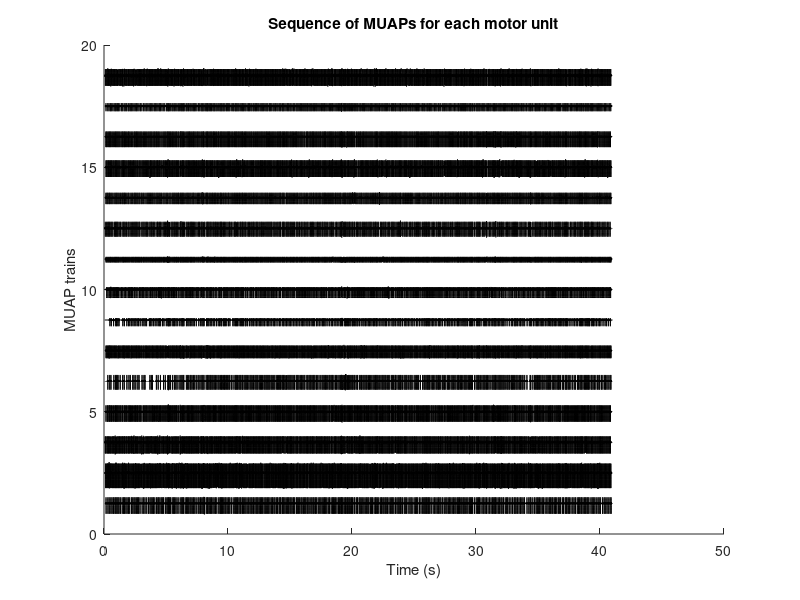
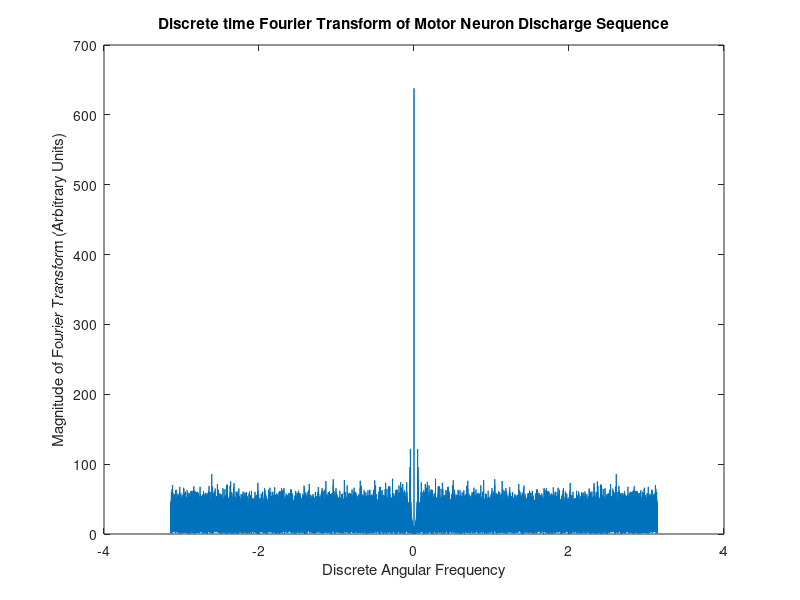
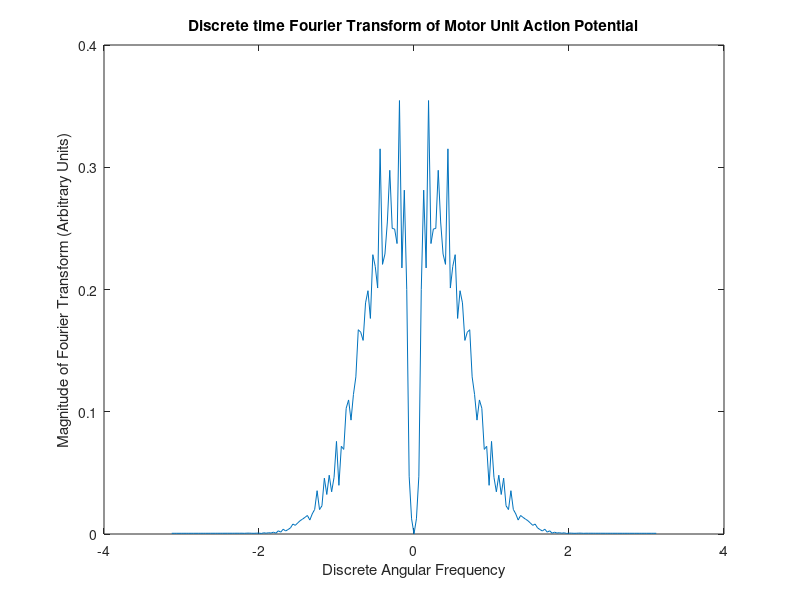
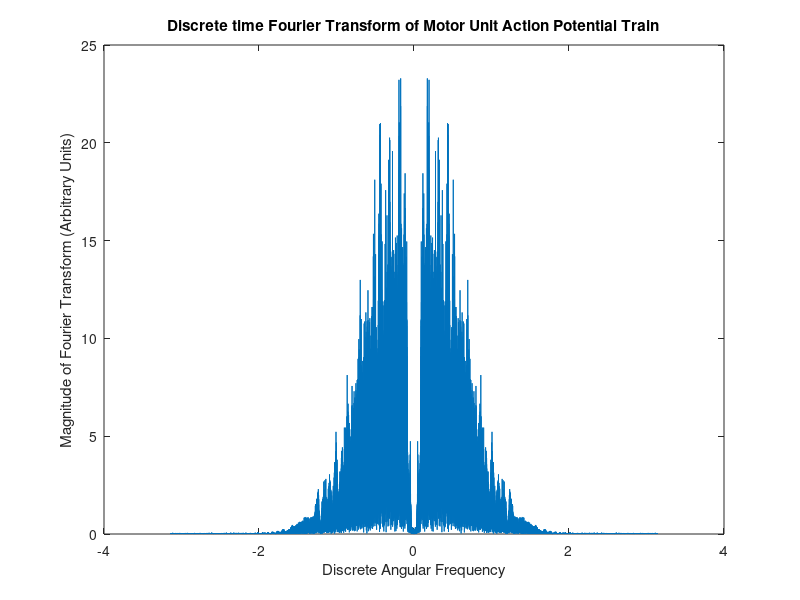

The MATLAB source for these figures, in order:
% Clear working space
clear all
close all
clc
 
% Load required signals
load('MUAPs.mat'); % Single motor unit action potentials (experimental)
load('NeuralDrive.mat'); % Discharge times of motor neurons (experimental)
load('Torque.mat'); % Experimental Torque
fsamp = 2048; % Sampling frequency of the recordings
 
%% PART 1: Reconstructing the EMG signal through convolution of discharge times by MUAPs
n_MUAPs = size(MUAPs,1); % Number of MUAPs
dur_MUAPs = size(MUAPs,2); % Duration of MUAPs
dur_MUAPseq = size(Real_firing(1,:),2); % Duration of the signal
time_ax=[1/fsamp:1/fsamp:dur_MUAPseq/fsamp]; % Time axis for the signal
 
% Plot MUAP trains
figure(1),
for jj = 1:n_MUAPs 
    conv_train = conv(Real_firing(jj,:),fliplr(MUAPs(jj,:))); % Convolution (see slide 17 of Lecture 2)
    MUAP_Train(jj,:) = conv_train(floor(dur_MUAPs/2)+1:end-floor(dur_MUAPs/2)); % Cut transitory portion
    hold on, plot(time_ax,MUAP_Train(jj,:)/(max(MUAPs(:)) - min(MUAPs(:))) + (n_MUAPs - jj + 1)*1.25,'k');
end
title('Sequence of MUAPs for each motor unit')
xlabel('Time (s)')
ylabel ('MUAP trains')
 
MUAP_sel = 1; % Select one MUAP (1 to 15) for Fourier analysis
% Plot Fourier Transform of the discharge timings 
figure(2)
f_transf_Firings = fft(Real_firing(MUAP_sel,:));
freq_ax = [-pi+pi/dur_MUAPseq:2*pi/dur_MUAPseq:pi-pi/dur_MUAPseq];
plot(freq_ax,fftshift(abs(f_transf_Firings)));
xlabel('Discrete Angular Frequency')
title('Discrete time Fourier Transform of Motor Neuron Discharge Sequence')
ylabel('Magnitude of Fourier Transform (Arbitrary Units)')
 
% Plot Fourier Transform of the MUAP 
figure(3)
f_transf_MUAP = fft(MUAPs(MUAP_sel,:));
freq_ax = [-pi+pi/dur_MUAPs:2*pi/dur_MUAPs:pi-pi/dur_MUAPs];
plot(freq_ax,fftshift(abs(f_transf_MUAP)));
xlabel('Discrete Angular Frequency')
title('Discrete time Fourier Transform of Motor Unit Action Potential')
ylabel('Magnitude of Fourier Transform (Arbitrary Units)')
 
% Plot Fourier Transform of the MUAP train
figure(4)
f_transf_MUAP_Train = fft(MUAP_Train(MUAP_sel,:));
freq_ax = [-pi+pi/dur_MUAPseq:2*pi/dur_MUAPseq:pi-pi/dur_MUAPseq];
plot(freq_ax,fftshift(abs(f_transf_MUAP_Train)));
xlabel('Discrete Angular Frequency')
title('Discrete time Fourier Transform of Motor Unit Action Potential Train')
ylabel('Magnitude of Fourier Transform (Arbitrary Units)')
 
% Obtaining the EMG signal by summing all MUAP trains
recoEMG = sum(MUAP_Train,1);
figure(5), plot(1/fsamp:1/fsamp:length(recoEMG)/fsamp,recoEMG); 
title('Reconstructed EMG signal'), xlabel('Time (s)'); ylabel('EMG (Arbitrary Units)');
 
% Plot Fourier Transform of the EMG signal
figure(6)
f_transf_EMG = fft(recoEMG(MUAP_sel,:));
freq_ax = [-pi+pi/dur_MUAPseq:2*pi/dur_MUAPseq:pi-pi/dur_MUAPseq];
plot(freq_ax,fftshift(abs(f_transf_EMG)));
xlabel('Discrete Angular Frequency')
title('Discrete time Fourier Transform of the EMG Signal')
ylabel('Magnitude of Fourier Transform (Arbitrary Units)')
 
 
%% PART 2: Using a moving average on the rectified, reconstructed EMG signal to get an envelope

Rect_recoEMG = abs(recoEMG); % Rectify the EMG
MA_coef_num = 5000; % Length of the moving average filter (NOTE: Length determines cut-off frequency)
MA = ones(1,MA_coef_num)/MA_coef_num; % Impulse response of the moving average filter (see slide 29)
 
% Plot the frequency response of the moving average filter (see slide 30).
% NOTE: The absolute value of the frequency response is plotted in log
% scale
figure(7)
freqz(MA);
 
% Compute the envelope of the EMG by filtering the rectified signal
EMG_env1 = conv(Rect_recoEMG,MA); % Convolution (see slide 17 of Lecture 2)
EMG_env_trim1 = EMG_env1(2500:86468);

% Plot the envelope of the signal together with torque
figure(8)
EMG_max = max(EMG_env_trim1);
EMG_norm = EMG_env_trim1/EMG_max;
torque_max = max(torque);
torque_norm = torque/torque_max;
plot(time_ax, EMG_norm, time_ax, torque_norm)
title('Filter Length = 5000')
legend('normalised EMG','normalised torque')
xlabel('Time (s)')


%% 

MA_coef_num2 = 1000; % Length of the moving average filter (NOTE: Length determines cut-off frequency)
MA2 = ones(1,MA_coef_num2)/MA_coef_num2; % Impulse response of the moving average filter (see slide 29)

[m,length_MA2] = size(MA2)

% Plot the frequency response of the moving average filter (see slide 30).
% NOTE: The absolute value of the frequency response is plotted in log
% scale
figure(9)
freqz(MA2);
 
% Compute the envelope of the EMG by filtering the rectified signal
EMG_env2 = conv(Rect_recoEMG,MA2); % Convolution (see slide 17 of Lecture 2)
EMG_env_trim2 = EMG_env2(length_MA2/2:length(EMG_env2)-length_MA2/2);

% Plot the envelope of the signal together with torque
figure(10)
EMG_max = max(EMG_env_trim2);
EMG_norm2 = EMG_env_trim2/EMG_max;
torque_max = max(torque);
torque_norm = torque/torque_max;
plot(time_ax, EMG_norm2, time_ax, torque_norm)
title('Filter Length = 1000')
legend('normalised EMG','normalised torque')
xlabel('Time (s)')


%% 

MA_coef_num3 = 10000; % Length of the moving average filter (NOTE: Length determines cut-off frequency)
MA3 = ones(1,MA_coef_num3)/MA_coef_num3; % Impulse response of the moving average filter (see slide 29)

[m,length_MA3] = size(MA3)

% Plot the frequency response of the moving average filter (see slide 30).
% NOTE: The absolute value of the frequency response is plotted in log
% scale
figure(11)
freqz(MA3);
 
% Compute the envelope of the EMG by filtering the rectified signal
EMG_env3 = conv(Rect_recoEMG,MA3); % Convolution (see slide 17 of Lecture 2)
EMG_env_trim3 = EMG_env3(length_MA3/2:length(EMG_env3)-length_MA3/2);

% Plot the envelope of the signal together with torque
figure(12)
EMG_max = max(EMG_env_trim3);
EMG_norm3 = EMG_env_trim3/EMG_max;
torque_max = max(torque);
torque_norm = torque/torque_max;
plot(time_ax, EMG_norm3, time_ax, torque_norm)
title('Filter Length = 10000')
legend('normalised EMG','normalised torque')
xlabel('Time (s)')

